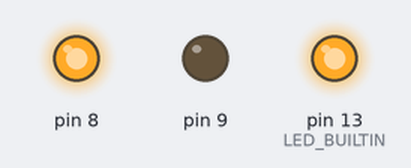
Recording of a sketch running on a simulated Arduino Uno, built with avr-gcc and run on an emulated ATmega328P. Shown: output pins drawn as LEDs (lit = HIGH).

Above: at 0.03 s.
At 2.88 s:
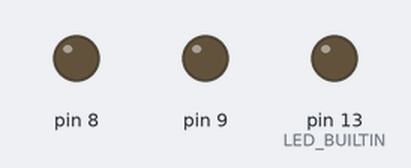
Timing chart, 0 to 3.2 s (numbered marks = the images above):
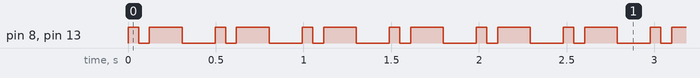

Measured:
- by itself, pin 8, pin 13 (LED_BUILTIN): repeats every 0.50 s: LOW 0.06 s, HIGH 0.19 s, LOW 0.19 s, HIGH 0.06 s

The sketch:

pump_120_bpm.ino
```cpp
void setup() {
 pinMode(LED_BUILTIN, OUTPUT);
  pinMode(9,OUTPUT);
  pinMode(8,OUTPUT);
}

void loop() {
  digitalWrite(8, HIGH);
  digitalWrite(9, LOW);
  digitalWrite(LED_BUILTIN, HIGH);
  delay(61.25);
  digitalWrite(LED_BUILTIN, LOW);
  digitalWrite(8, LOW);
  delay(61.25);
  digitalWrite(8, HIGH);
  digitalWrite(9, LOW);
  digitalWrite(LED_BUILTIN, HIGH);
  delay(187.5);
  digitalWrite(LED_BUILTIN, LOW);
  digitalWrite(8, LOW);
  delay(187.5);
}
```
